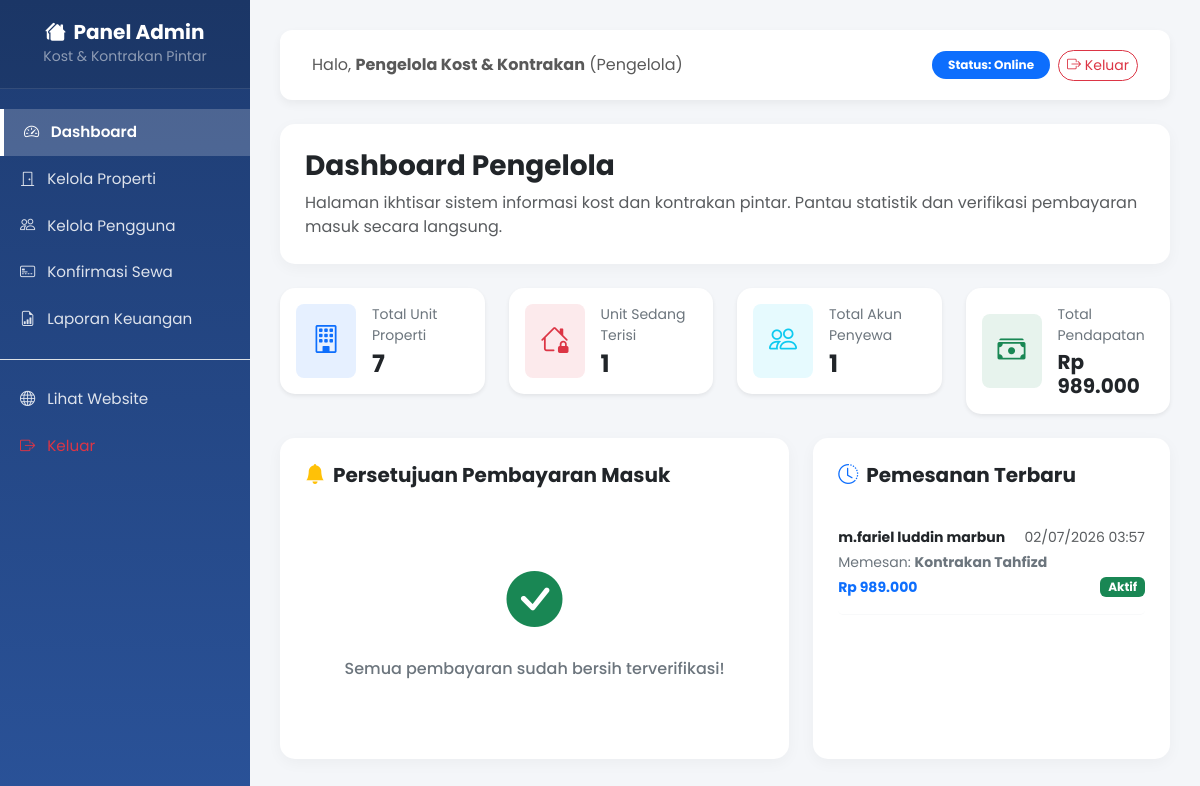
The app's page /admin/index.php (signed in) with its own data.
### tables this page shows
CREATE TABLE `sewa` (
  `id_sewa` int(11) NOT NULL,
  `id_pengguna` int(11) NOT NULL,
  `id_properti` int(11) NOT NULL,
  `jenis_durasi` enum('harian','bulanan','tahunan') NOT NULL,
  `jumlah_durasi` int(11) NOT NULL,
  `tanggal_mulai` date NOT NULL,
  `tanggal_selesai` date NOT NULL,
  `total_tagihan` decimal(10,2) NOT NULL,
  `batas_pembayaran` datetime NOT NULL,
  `status_sewa` enum('menunggu_pembayaran','proses_verifikasi','aktif','selesai','dibatalkan') NOT NULL DEFAULT 'menunggu_pembayaran',
  `tanggal_booking` timestamp NOT NULL DEFAULT current_timestamp()
);

CREATE TABLE `pengguna` (
  `id_pengguna` int(11) NOT NULL,
  `nama_lengkap` varchar(100) NOT NULL,
  `username` varchar(50) NOT NULL,
  `password` varchar(255) NOT NULL,
  `email` varchar(100) NOT NULL,
  `nomor_hp` varchar(15) NOT NULL,
  `peran` enum('admin','penyewa') NOT NULL,
  `tanggal_daftar` timestamp NOT NULL DEFAULT current_timestamp()
);

CREATE TABLE `properti` (
  `id_properti` int(11) NOT NULL,
  `nama_properti` varchar(100) NOT NULL,
  `tipe` enum('kost','kontrakan') NOT NULL,
  `deskripsi` text NOT NULL,
  `harga_harian` decimal(10,2) DEFAULT NULL,
  `harga_bulanan` decimal(10,2) DEFAULT NULL,
  `harga_tahunan` decimal(10,2) DEFAULT NULL,
  `status_ketersediaan` enum('tersedia','terisi') NOT NULL DEFAULT 'tersedia',
  `foto` varchar(255) NOT NULL,
  `tanggal_input` timestamp NOT NULL DEFAULT current_timestamp()
);

### konfigurasi/fungsi.php (called while the page is built, shortened)
<?php
function formatRupiah($angka) {
    return "Rp " . number_format($angka, 0, ',', '.');
}
?>

### admin/index.php (the view, shortened to what this page needs)
<?php
require_once __DIR__ . '/layout/header.php';
$totalProperti = $koneksi->query("SELECT COUNT(*) FROM properti")->fetchColumn();
$propertiTerisi = $koneksi->query("SELECT COUNT(*) FROM properti WHERE status_ketersediaan = 'terisi'")->fetchColumn();
$totalPenyewa = $koneksi->query("SELECT COUNT(*) FROM pengguna WHERE peran = 'penyewa'")->fetchColumn();
$queryPendapatan = $koneksi->query("
    SELECT SUM(p.jumlah_bayar)
    FROM pembayaran p
    JOIN sewa s ON p.id_sewa = s.id_sewa
    WHERE s.status_sewa IN ('aktif', 'selesai')
");
$totalPendapatan = $queryPendapatan->fetchColumn();
$totalPendapatan = $totalPendapatan ? $totalPendapatan : 0;
$queryTerbaru = $koneksi->query("
    SELECT s.*, p.nama_properti, u.nama_lengkap
    FROM sewa s
    JOIN properti p ON s.id_properti = p.id_properti
    JOIN pengguna u ON s.id_pengguna = u.id_pengguna
    ORDER BY s.id_sewa DESC
    LIMIT 5
");
$transaksiTerbaru = $queryTerbaru->fetchAll();
$queryVerifikasi = $koneksi->query("
    SELECT s.*, p.nama_properti, u.nama_lengkap, pb.bukti_transfer, pb.metode_pembayaran
    FROM sewa s
    JOIN properti p ON s.id_properti = p.id_properti
    JOIN pengguna u ON s.id_pengguna = u.id_pengguna
    JOIN pembayaran pb ON s.id_sewa = pb.id_sewa
    WHERE s.status_sewa = 'proses_verifikasi'
    ORDER BY pb.id_pembayaran ASC
");
$menungguVerifikasi = $queryVerifikasi->fetchAll();
?>
<div class="main-card mb-4">
    <h3 class="fw-bold text-dark mb-2">Dashboard Pengelola</h3>
    <p class="text-muted mb-0">Halaman ikhtisar sistem informasi kost dan kontrakan pintar. Pantau statistik dan verifikasi pembayaran masuk secara langsung.</p>
</div>
<div class="row g-4 mb-4">
    <div class="col-md-6 col-lg-3">
        <div class="card card-stat p-3 border-0 bg-white shadow-sm">
            <div class="d-flex align-items-center">
                <div class="bg-primary bg-opacity-10 text-primary rounded-3 p-3 me-3">
                    <i class="bi bi-building fs-3"></i>
                </div>
                <div>
                    <span class="text-secondary small d-block mb-1">Total Unit Properti</span>
                    <h4 class="fw-bold text-dark mb-0"><?= $totalProperti; ?></h4>
                </div>
            </div>
        </div>
    </div>
    <div class="col-md-6 col-lg-3">
        <div class="card card-stat p-3 border-0 bg-white shadow-sm">
            <div class="d-flex align-items-center">
                <div class="bg-danger bg-opacity-10 text-danger rounded-3 p-3 me-3">
                    <i class="bi bi-house-lock fs-3"></i>
                </div>
                <div>
                    <span class="text-secondary small d-block mb-1">Unit Sedang Terisi</span>
                    <h4 class="fw-bold text-dark mb-0"><?= $propertiTerisi; ?></h4>
                </div>
            </div>
        </div>
    </div>
    <div class="col-md-6 col-lg-3">
        <div class="card card-stat p-3 border-0 bg-white shadow-sm">
            <div class="d-flex align-items-center">
                <div class="bg-info bg-opacity-10 text-info rounded-3 p-3 me-3">
                    <i class="bi bi-people fs-3"></i>
                </div>
                <div>
                    <span class="text-secondary small d-block mb-1">Total Akun Penyewa</span>
                    <h4 class="fw-bold text-dark mb-0"><?= $totalPenyewa; ?></h4>
                </div>
            </div>
        </div>
    </div>
    <div class="col-md-6 col-lg-3">
        <div class="card card-stat p-3 border-0 bg-white shadow-sm">
      <div class="d-flex align-items-center">
           <div class="bg-success bg-opacity-10 text-success rounded-3 p-3 me-3">
                <i class="bi bi-cash-stack fs-3"></i>
            </div>
            <div>
                    <span class="text-secondary small d-block mb-1">Total Pendapatan</span>
                    <h4 class="fw-bold text-dark mb-0 fs-5"><?= formatRupiah($totalPendapatan); ?></h4>
                </div>
            </div>
        </div>
    </div>
</div>
<div class="row g-4">
    <div class="col-lg-7">
        <div class="card main-card h-100">
            <h5 class="fw-bold text-dark mb-4"><i class="bi bi-bell-fill text-warning me-2"></i>Persetujuan Pembayaran Masuk</h5>
            <?php if (count($menungguVerifikasi) > 0): ?>
                <div class="table-responsive">
                    <table class="table table-hover align-middle">
                        <thead class="table-light">
                            <tr>
                                <th>Penyewa</th>
                                <th>Properti</th>
                                <th>Jumlah Bayar</th>
                                <th>Aksi</th>
                            </tr>
                        </thead>
                        <tbody>
                            <?php foreach ($menungguVerifikasi as $mv): ?>
                                <tr>
                                    <td>
                                        <strong class="text-dark small d-block"><?= htmlspecialchars($mv['nama_lengkap']); ?></strong>
                                    </td>
                                    <td>
                                        <span class="small text-secondary"><?= htmlspecialchars($mv['nama_properti']); ?></span>
                                    </td>
                                    <td>
                                        <strong class="text-success small"><?= formatRupiah($mv['total_tagihan']); ?></strong>
                                    </td>
                                    <td>
                                        <a href="sewa_konfirmasi.php" class="btn btn-warning btn-sm rounded-pill"><i class="bi bi-check2-square"></i> Periksa</a>
                                    </td>
                                </tr>
                            <?php endforeach; ?>
                        </tbody>
                    </table>
                </div>
            <?php else: ?>
                <div class="text-center py-5">
                    <i class="bi bi-check-circle-fill text-success" style="font-size: 3.5rem;"></i>
                    <h6 class="mt-3 text-secondary">Semua pembayaran sudah bersih terverifikasi!</h6>
                </div>
            <?php endif; ?>
        </div>
    </div>
    <div class="col-lg-5">
        <div class="card main-card h-100">
            <h5 class="fw-bold text-dark mb-4"><i class="bi bi-clock-history text-primary me-2"></i>Pemesanan Terbaru</h5>
            <?php if (count($transaksiTerbaru) > 0): ?>
                <div class="list-group list-group-flush">
                    <?php foreach ($transaksiTerbaru as $tr): ?>
                        <div class="list-group-item px-0 py-3 border-bottom border-light">
                            <div class="d-flex justify-content-between align-items-center mb-1">
                                <strong class="text-dark small"><?= htmlspecialchars($tr['nama_lengkap']); ?></strong>
                                <span class="small text-muted"><?= date('d/m/Y H:i', strtotime($tr['tanggal_booking'])); ?></span>
                            </div>
                            <p class="small text-secondary mb-1">Memesan: <strong><?= htmlspecialchars($tr['nama_properti']); ?></strong></p>
                            <div class="d-flex justify-content-between align-items-center">
                                <span class="fw-bold text-primary small"><?= formatRupiah($tr['total_tagihan']); ?></span>
                                <?php if ($tr['status_sewa'] === 'menunggu_pembayaran'): ?>
                                    <span class="badge bg-warning text-dark small" style="font-size: 0.75rem;">Menunggu Bayar</span>
                                <?php elseif ($tr['status_sewa'] === 'proses_verifikasi'): ?>
                                    <span class="badge bg-info text-white small" style="font-size: 0.75rem;">Proses Verifikasi</span>
                                <?php elseif ($tr['status_sewa'] === 'aktif'): ?>
                                    <span class="badge bg-success text-white small" style="font-size: 0.75rem;">Aktif</span>
                                <?php elseif ($tr['status_sewa'] === 'selesai'): ?>
                                    <span class="badge bg-secondary text-white small" style="font-size: 0.75rem;">Selesai</span>
                                <?php elseif ($tr['status_sewa'] === 'dibatalkan'): ?>
                                    <span class="badge bg-danger text-white small" style="font-size: 0.75rem;">Batal</span>
                                <?php endif; ?>
                            </div>
                        </div>
                    <?php endforeach; ?>
                </div>
            <?php endif; ?>
        </div>
    </div>
</div>
<?php
require_once __DIR__ . '/layout/footer.php';
?>

### admin/layout/header.php (style rules this page uses)
body { font-family: 'Poppins', sans-serif; background-color: #f4f6f9; }
.card-stat { border: none; border-radius: 15px; box-shadow: 0 4px 15px rgba(0,0,0,0.04); transition: transform 0.3s; }
.main-card { background: white; border-radius: 15px; box-shadow: 0 4px 15px rgba(0,0,0,0.04); border: none; padding: 25px; }

### records on screen
sewa: id_pengguna.nama_lengkap "m.fariel luddin marbun", tanggal_booking "02/07/2026 03:57", id_properti.nama_properti "Kontrakan Tahfizd", total_tagihan "Rp 989.000", status_sewa "Aktif"

### other values on screen
$_SESSION['nama_lengkap'] "Pengelola Kost & Kontrakan"
$totalProperti "7"
$propertiTerisi "1"
$totalPenyewa "1"
formatRupiah($totalPendapatan) "Rp 989.000"
